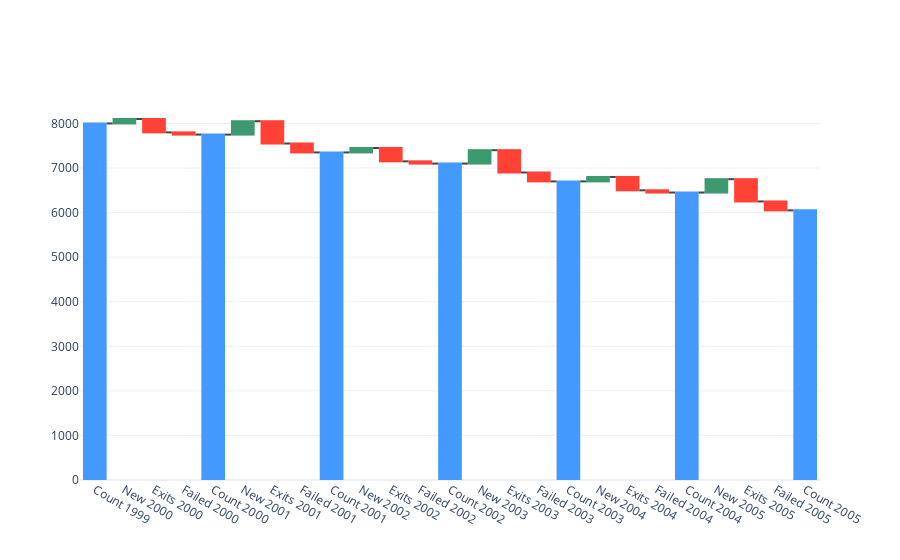

Notebook cell for this chart:
### Code cell
x = df['Cat']
y = df['Val']
measure = df['Measure']

fig = go.Figure(go.Waterfall(measure=measure,
                            x=x,
                            y=y,
                            #text=text,
                            textposition='outside'
                            ))
fig.show()

### Figure 1 — Plotly figure (JSON) as saved in the notebook; plotly's stock layout.template omitted (floating-point values rounded to 4 significant figures)
{"data": [{"measure": ["absolute", "relative", "relative", "relative", "total", "relative", "relative", "relative", "total", "relative", "relative", "relative", "total", "relative", "relative", "relative", "total", "relative", "relative", "relative", "total", "relative", "relative", "relative", "total"], "textposition": "outside", "type": "waterfall", "x": ["Count 1999", "New 2000", "Exits 2000", "Failed 2000", "Count 2000", "New 2001", "Exits 2001", "Failed 2001", "Count 2001", "New 2002", "Exits 2002", "Failed 2002", "Count 2002", "New 2003", "Exits 2003", "Failed 2003", "Count 2003", "New 2004", "Exits 2004", "Failed 2004", "Count 2004", "New 2005", "Exits 2005", "Failed 2005", "Count 2005"], "y": [8000, 100, -300, -50, 0, 300, -500, -200, 0, 100, -300, -50, 0, 300, -500, -200, 0, 100, -300, -50, 0, 300, -500, -200, 0]}], "layout": {}}
